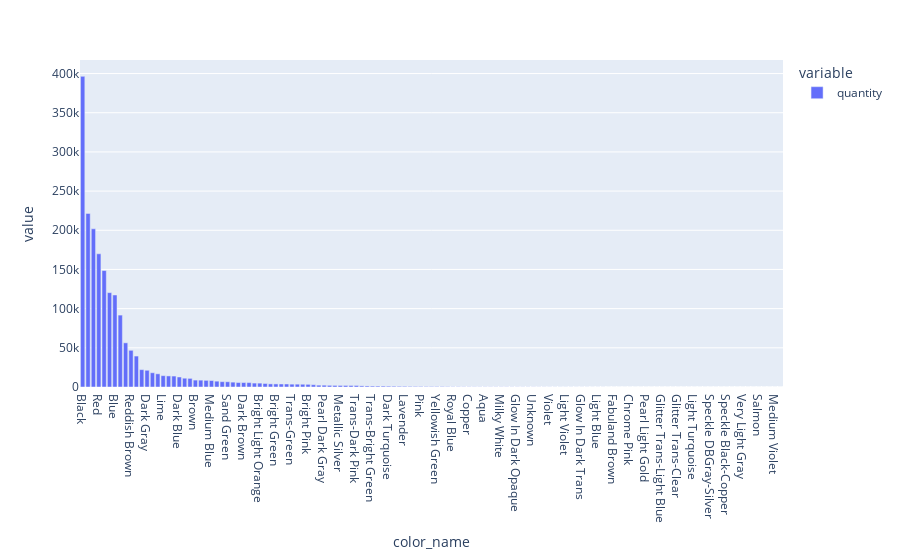

Notebook code for this chart:
### Markdown cell above
There are 131 different lego colors in our dataset

### Code cell
alltime_colors = df.groupby('color_name')['quantity'].sum().sort_values(ascending=False)
alltime_colors.plot(kind='bar')

### Figure 1 — Plotly figure (JSON) as saved in the notebook; plotly's stock layout.template omitted (floating-point values rounded to 4 significant figures; data arrays with more than 128 entries replaced by an {"elided": "..."} marker saying what was removed)
{"data": [{"alignmentgroup": "True", "hovertemplate": "variable=quantity<br>color_name=%{x}<br>value=%{y}<extra></extra>", "legendgroup": "quantity", "marker": {"color": "#636efa", "pattern": {"shape": ""}}, "name": "quantity", "offsetgroup": "quantity", "orientation": "v", "showlegend": true, "textposition": "auto", "type": "bar", "x": {"elided": "131 str values"}, "xaxis": "x", "y": {"elided": "131 int values"}, "yaxis": "y"}], "layout": {"barmode": "relative", "legend": {"title": {"text": "variable"}, "tracegroupgap": 0}, "margin": {"t": 60}, "xaxis": {"anchor": "y", "domain": [0, 1], "title": {"text": "color_name"}}, "yaxis": {"anchor": "x", "domain": [0, 1], "title": {"text": "value"}}}}
